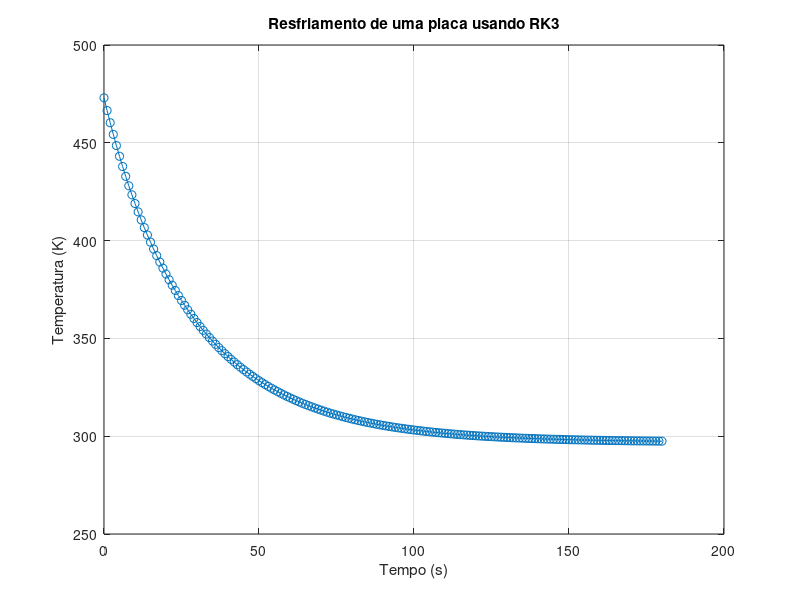

Reproduce this figure in MATLAB.
function runge_kutta_rk3()
    % Constantes físicas
    rho = 300;  % densidade em kg/m^3
    V = 0.001;  % volume em m^3
    A = 0.25;   % área em m^2
    C = 900;    % calor específico em J/kgK
    hc = 30;    % coeficiente de transferência de calor em J/m^2K
    epsilon = 0.8; % emissividade
    sigma = 5.67e-8; % constante de Boltzmann em W/m^2K^4
    T_room = 297; % temperatura da sala em K
    
    % Condição inicial
    T0 = 473; % temperatura inicial em K
    
    % Parâmetros de integração
    h = 1; % passo de integração em segundos
    t_final = 180; % tempo final em segundos
    
    % Número de passos
    n_steps = t_final / h;
    
    % Vetores de tempo e temperatura
    t = 0:h:t_final;
    T = zeros(1, n_steps+1);
    T(1) = T0;
    
    % Loop de integração RK3
    for i = 1:n_steps
        k1 = temperature_derivative(T(i), A, rho, C, V, epsilon, sigma, T_room, hc);
        k2 = temperature_derivative(T(i) + (1/2)*h*k1, A, rho, C, V, epsilon, sigma, T_room, hc);
        k3 = temperature_derivative(T(i) - h*k1 + 2*h*k2, A, rho, C, V, epsilon, sigma, T_room, hc);
        T(i+1) = T(i) + (1/6)*h*(k1 + 4*k2 + k3);
    end
    
    % Plotando o resultado
    plot(t, T, '-o')
    xlabel('Tempo (s)')
    ylabel('Temperatura (K)')
    title('Resfriamento de uma placa usando RK3')
    grid on
end

function dTdt = temperature_derivative(T, A, rho, C, V, epsilon, sigma, T_room, hc)
    % Derivada da temperatura
    dTdt = (A / (rho * C * V)) * (epsilon * sigma * (T_room^4 - T^4) + hc * (T_room - T));
end
